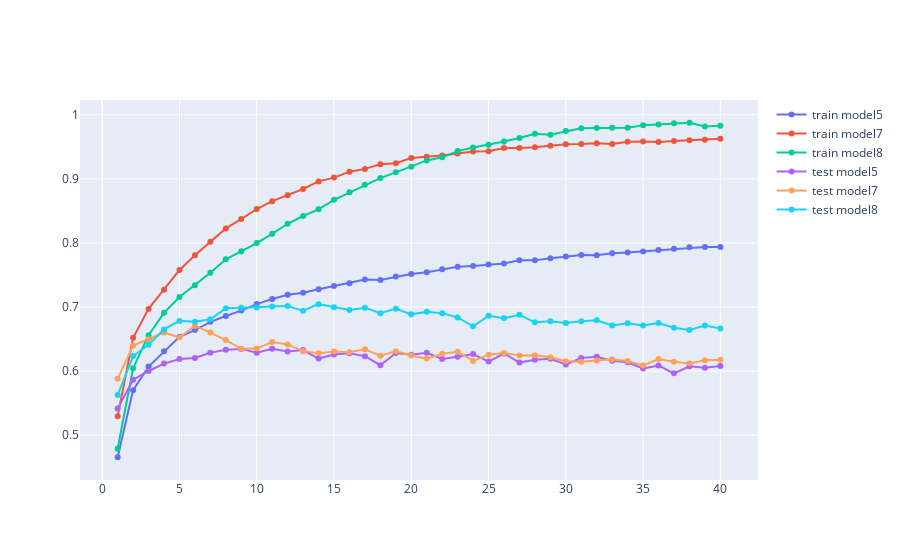

Notebook code cell kept with this figure:
### Markdown cell above
วาดกราฟประวัติผลการฝึกของโมเดล 5, 7 และ 8

### Code cell
# [Your Work]
configure_plotly_browser_state() # for Colab user

iplot([train_acc_trace5, train_acc_trace7, train_acc_trace8,test_acc_trace5, test_acc_trace7, test_acc_trace8])
